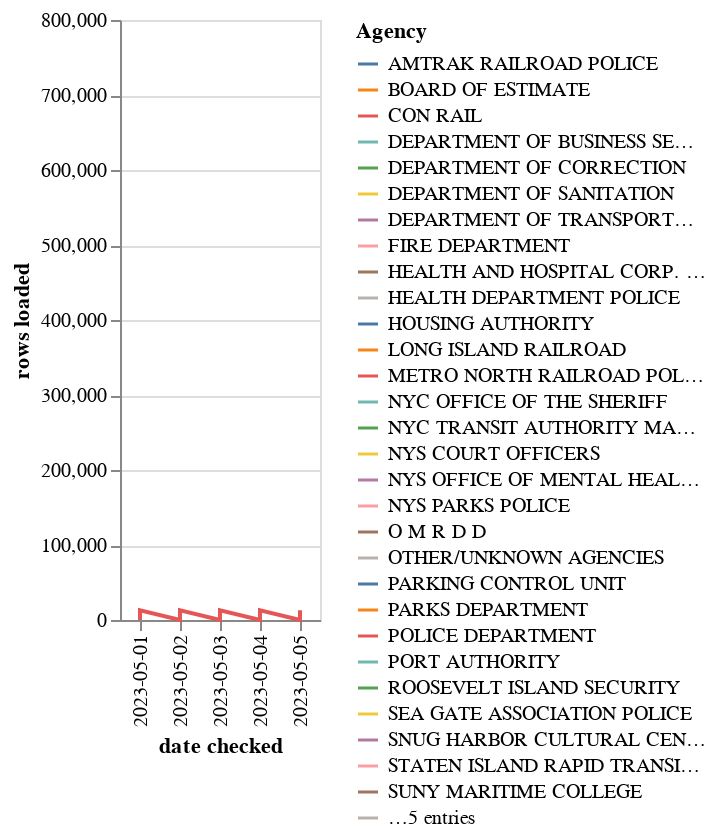

Write notebook code for a chart like this one.
### Code cell
(
    alt.Chart(by_agency_tidy)
    .mark_line()
    .encode(
        x='date checked',
        y='rows loaded',
        color='Agency'
    )
)

### Figure 1 — Vega-Lite specification as saved in the notebook (floating-point values rounded to 4 significant figures; data arrays with more than 128 entries replaced by an {"elided": "..."} marker saying what was removed)
{"config": {"view": {"continuousWidth": 300, "continuousHeight": 300}}, "data": {"name": "data-0eaf8487c66d9a2a12a4ad743e0d3aee"}, "mark": {"type": "line"}, "encoding": {"color": {"field": "Agency", "type": "nominal"}, "x": {"field": "date checked", "type": "nominal"}, "y": {"field": "rows loaded", "type": "quantitative"}}, "$schema": "https://vega.github.io/schema/vega-lite/v5.8.0.json", "datasets": {"data-0eaf8487c66d9a2a12a4ad743e0d3aee": {"elided": "340 records"}}}
